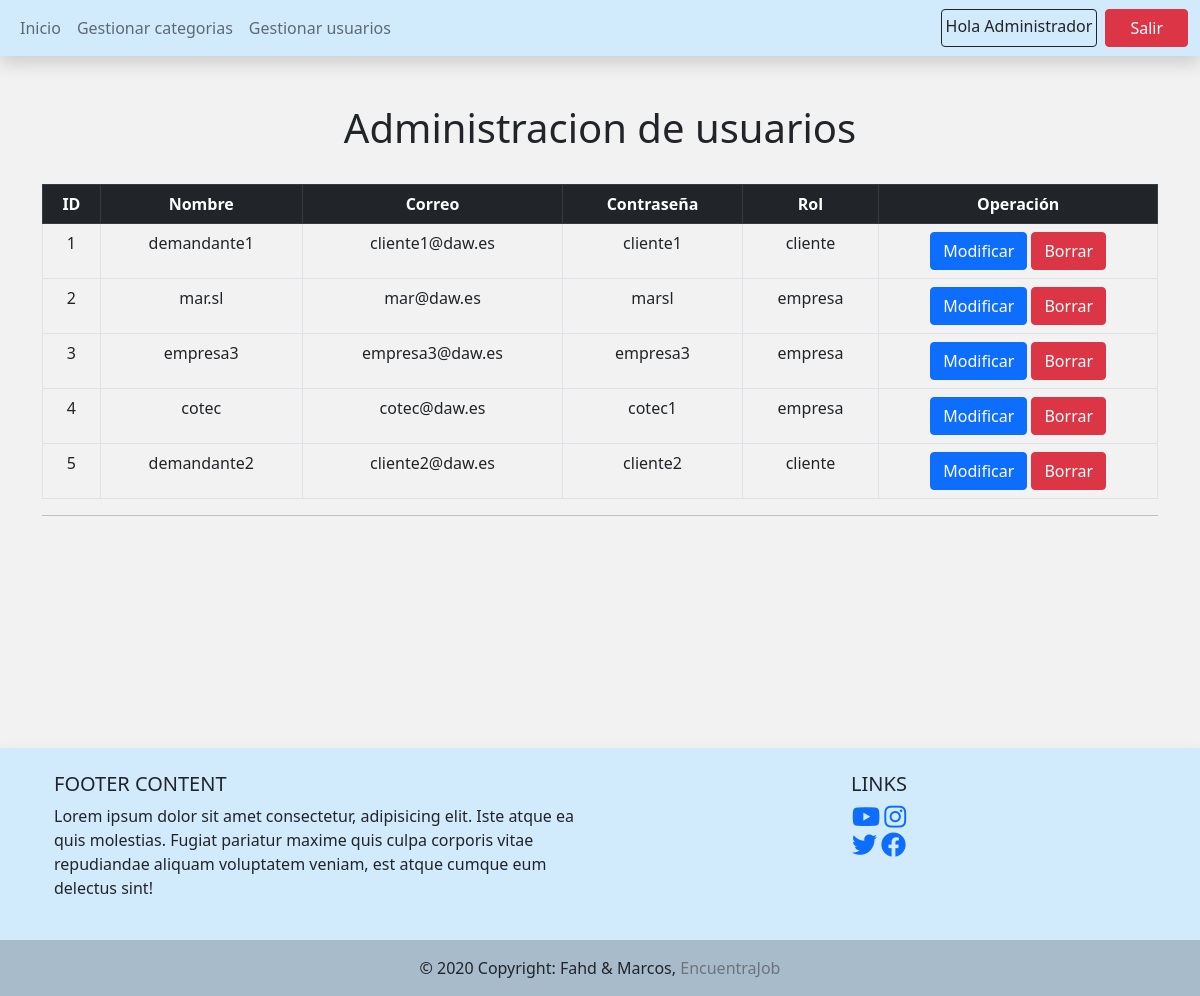
The page /gestionar_usuarios.php (signed in) on the database as committed earlier.
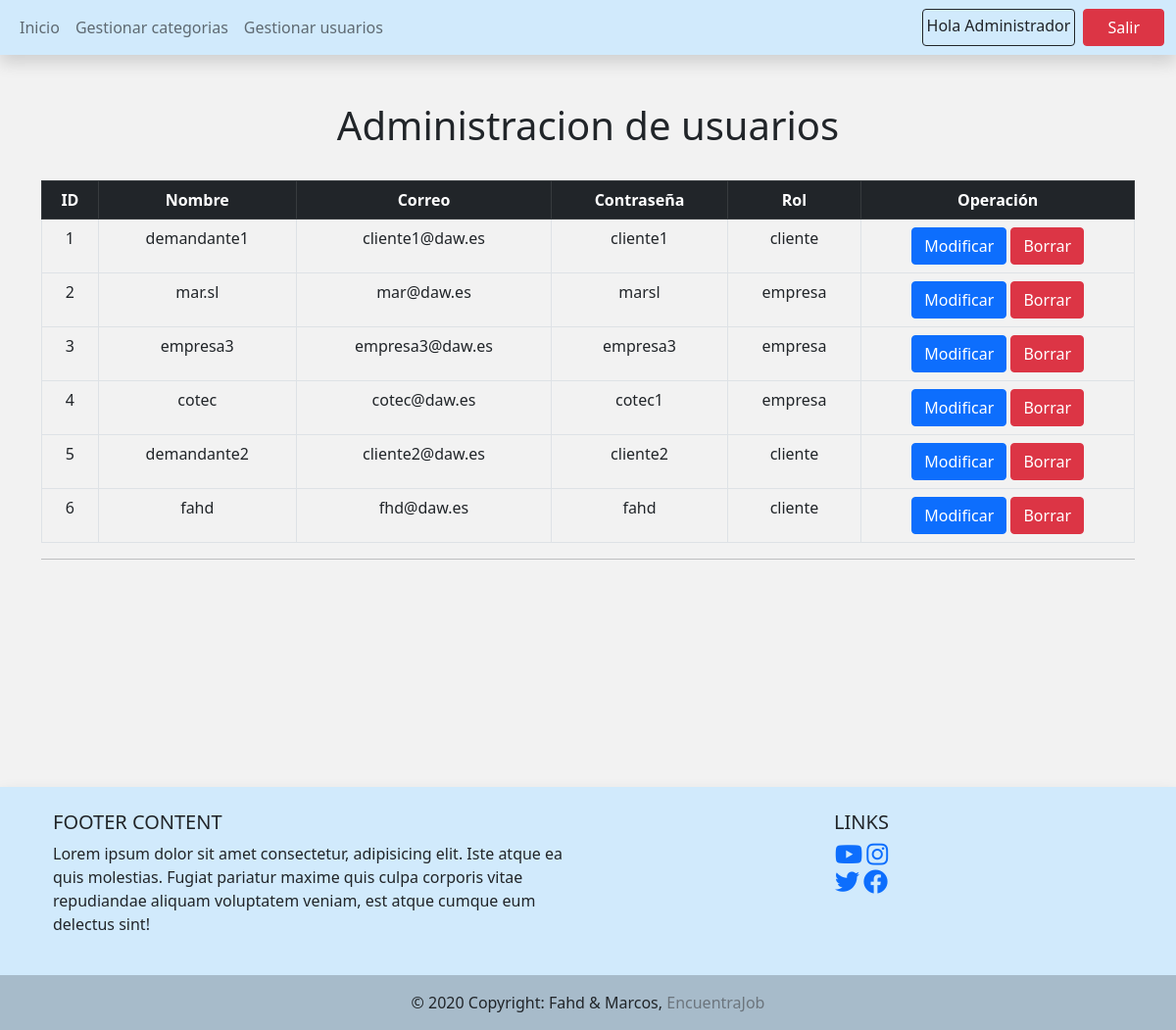
The same page on the database as committed later.
### tables this page shows
CREATE TABLE `usuarios` (
  `id_usuario` int(10) NOT NULL,
  `rol` varchar(15) NOT NULL,
  `nombre_usuario` varchar(25) NOT NULL,
  `email` varchar(20) NOT NULL,
  `password` varchar(15) NOT NULL
);

### funciones_conexion.php (called while the page is built, shortened)
<?php
function conexion(){
  $conexion = new mysqli("localhost","root","","ofertas_trabajo_daw1");
  return $conexion;
}
function gestionar_usuarios(){
  $conn = conexion();
  $sql_gest_user = "Select * from usuarios where rol != 'admin'";
  if($gest_user = $conn->query($sql_gest_user)){
    if($gest_user->num_rows>0){
      $rs_gest_user = $gest_user;
    }
  }else{
    die("Error el sacar los datos");
  }
  return $rs_gest_user;
}

### gestionar_usuarios.php (the view, shortened to what this page needs)
<?php
include 'funciones_conexion.php';
$rs_usuarios = gestionar_usuarios();
?>
<!doctype html>
<html lang="es">
  <head>
    <link href="css/bootstrap.min.css" rel="stylesheet" >
    <link href="fontawesome/css/all.min.css" rel="stylesheet" />
  </head>
  <body style="background-color: #f2f2f2;">
  <nav class="navbar navbar-expand-lg navbar-light shadow" style="background-color: #D1EAFC;">
    <div class="container-fluid">
    <div class="collapse navbar-collapse" id="navbarNav">
      <ul class="navbar-nav">
        <li class="nav-item">
          <a class="nav-link " aria-current="page" href="vista_Admin.php">Inicio</a>
        </li>
        <li class="nav-item">
          <a class="nav-link " href="gestionar_categorias.php">Gestionar categorias</a>
        </li>
        <li class="nav-item">
          <a class="nav-link" href="#">Gestionar usuarios</a>
        </li>
      </ul>
    </div>
      <ul class="navbar-nav">
        <li class="nav-item me-2 p-1 border border-dark rounded">
        Hola&nbsp;<?=ucwords($_SESSION['nombre']) ;?>
        </li>
        <li class="nav-item">
          <a href="logout.php" class="btn btn-danger px-4">Salir</a>
        </li>
      </ul>
    </div>
</nav>
<div class="px-3 py-3 pt-md-5 pb-md-4 mx-auto text-center">
  <main class="container text-center ">
    <h1>Administracion de usuarios</h1><br>
<table class="table table-bordered text-center">
  <thead class="table-dark">
    <tr>
      <th scope="col">ID</th>
      <th scope="col">Nombre</th>
      <th scope="col">Correo</th>
      <th scope="col">Contraseña</th>
      <th scope="col">Rol</th>
      <th scope="col">Operación</th>
    </tr>
  </thead>
  <tbody>
    <?php $i=1;
    while ($datos = $rs_usuarios->fetch_assoc()) {?>
    <tr>
      <td><?=$i;$i++;?></td>
      <td><?=$datos['nombre_usuario'];?></td>
      <td><?=$datos['email'];?></td>
      <td><?=$datos['password'];?></td>
      <td><?=$datos['rol'];?></td>
     <td class="w-25"><a href="modif_usuario_plantilla.php?modif_id=<?=$datos['id_usuario'];?>&rol=<?=$datos['rol'];?>" class="btn btn-primary">Modificar</a>
  <a href="acciones_admin.php?borrar_id=<?=$datos['id_usuario'];?>&rol=<?=$datos['rol'];?>" onclick="return confirmar()" class="btn btn-danger">Borrar</a></td>
  </tr>
    <?php } ?>
  </tbody>
</table>
<hr>
</main>
</div>
<br><br><br><br><br><br><br><br>
  <footer class="text-center text-lg-start shadow" style="background-color: #D1EAFC;">
  <div class="container p-4">
    <div class="row">
      <div class="col-lg-6 col-md-12 mb-4 mb-md-0">
        <h5 class="text-uppercase">Footer Content</h5>
        <p>
          Lorem ipsum dolor sit amet consectetur, adipisicing elit. Iste atque ea quis
          molestias. Fugiat pariatur maxime quis culpa corporis vitae repudiandae aliquam
          voluptatem veniam, est atque cumque eum delectus sint!
        </p>
      </div>
      <div class="col-lg-6 col-md-12 mb-4 mb-md-0">
        <h5 class="text-uppercase text-center">Links</h5>
        <ul class="list-unstyled mb-0 text-center">
          <li>
            <a href="https://www.youtube.com/watch?v=FwhKhecN-1E" ><i class="fab fa-youtube" style="font-size:25px;" ></i></a>
            <a href="https://www.instagram.com/usal" ><i class="fab fa-instagram" style="font-size:25px;" ></i></a>
          </li>
          <li>
            <a href="https://www.twitter.com/usal"><i class="fab fa-twitter" style="font-size:25px;" ></i></a>
            <a href="https://www.facebook.com/" ><i class="fab fa-facebook" style="font-size:25px;" ></i></a>
          </li>
        </ul>
      </div>
    </div>
  </div>
  <div class="text-center p-3" style="background-color: rgba(0, 0, 0, 0.2)">
    © 2020 Copyright: Fahd & Marcos,
    <a class="text-muted" style="text-decoration:none">EncuentraJob</a>
  </div>
</footer>
  </body>
</html>

Rows that differ between the two databases and show on the page:
added usuarios: nombre_usuario "fahd", email "fhd@daw.es", password "fahd", rol "cliente"
